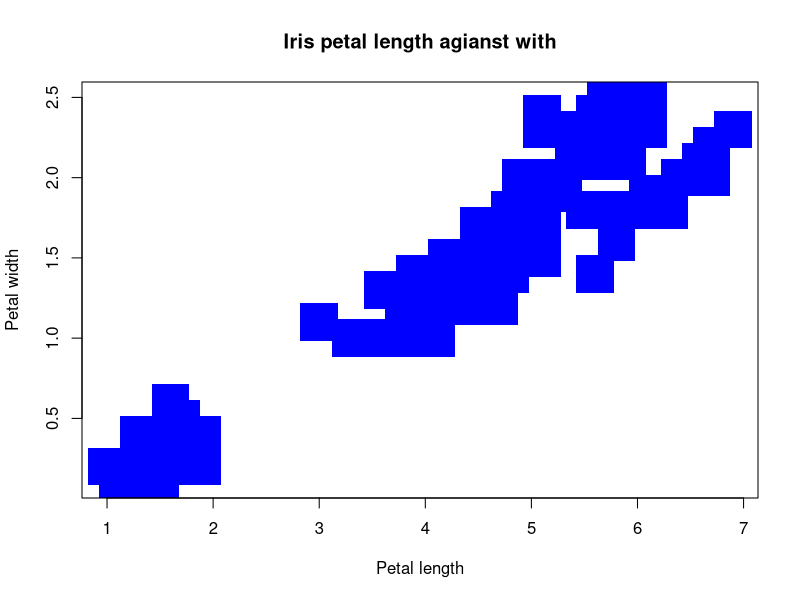

R code for this plot:
#peepeepoop
plot(
  x = iris$Petal.Length,
  y = iris$Petal.Width,
  xlab = "Petal length",
  ylab = "Petal width",
  cex = 5,
  pch=15,
  col = "blue",
  main = "Iris petal length agianst with"
) 
